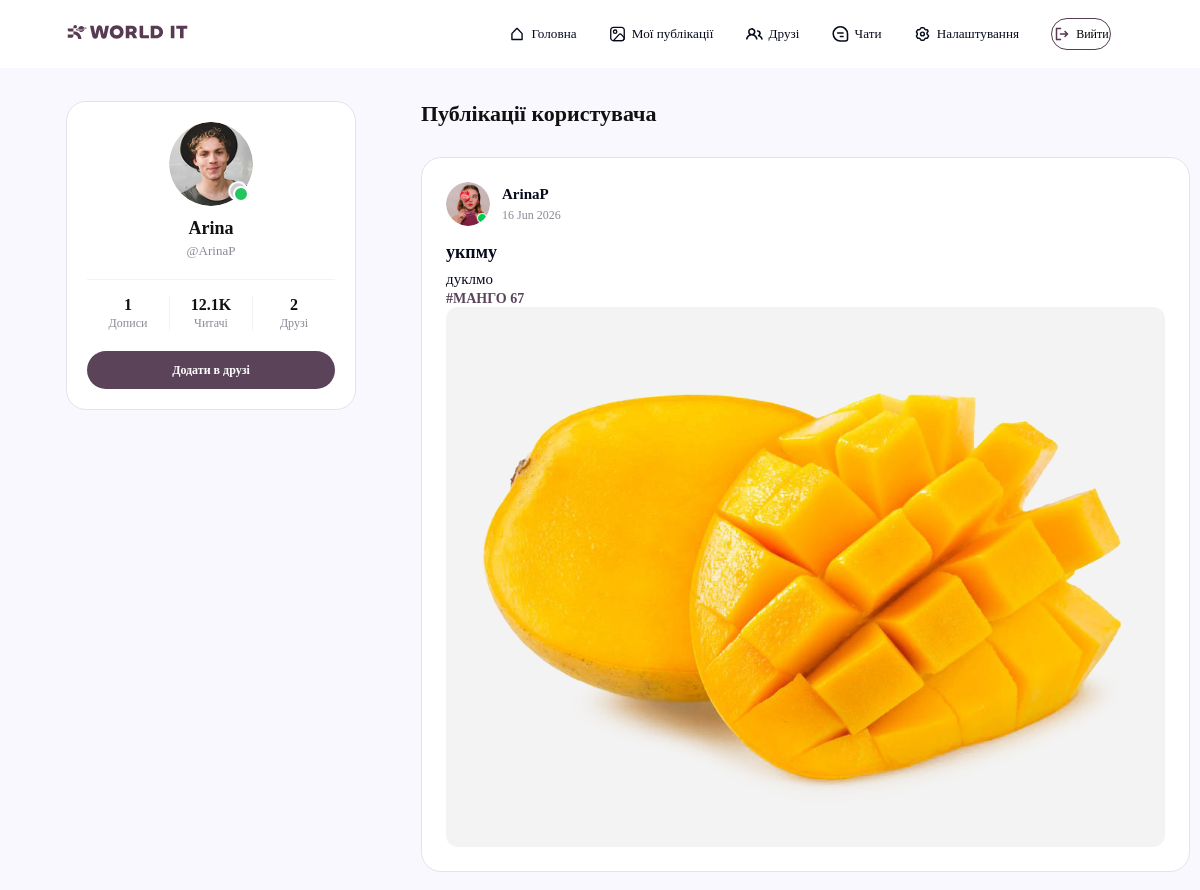
/profile/ArinaP/ (signed in), run on the app's committed database.
### user_app/models.py (models this page shows)
class User(AbstractUser):
    username = models.CharField(
        max_length= 150,
        blank= True,
        null= True
    )
    email = models.EmailField(
        unique= True
    )
    USERNAME_FIELD = 'email'
    REQUIRED_FIELDS = []

### posts_app/models.py (models this page shows, shortened)
class Post(models.Model):
    title = models.CharField(max_length=250)
    topic = models.CharField(max_length=250, blank=True, null=True)
    content = models.TextField()
    created_at = models.DateField(auto_now_add=True)
    updated_at = models.DateField(auto_now=True)
    author = models.ForeignKey(
        settings.AUTH_USER_MODEL,
        on_delete=models.CASCADE,
        related_name='posts'
    )
    tags = models.ManyToManyField(to='Tag', related_name='posts')
    class Meta:
        db_table = "post_app_post"

class Tag(models.Model):
    name = models.CharField(max_length=100)
    class Meta:
        db_table = "post_app_tag"

class PostImage(models.Model):
    original_image = models.ImageField(upload_to="post_photos/original")
    compressed_image = models.ImageField(upload_to="post_photos/compressed")
    post = models.ForeignKey(
        to='Post',
        on_delete=models.CASCADE,
        related_name='images'
    )
    class Meta:
        db_table = "post_app_postimage"

### user_app/views.py (the view)
# urls.py: path('profile/<str:username>/', UserProfileView.as_view(), name='user_profile'),
class UserProfileView(LoginRequiredMixin, TemplateView):
    template_name = 'user_app/particles/friends_account.html'
    def get_context_data(self, **kwargs):
        context = super().get_context_data(**kwargs)
        username_param = self.kwargs.get('username')
        if not username_param or username_param in ['None', 'none', 'null', '']:
            raise Http404("Некоректний ідентифікатор користувача")
        profile_user = None
        try:
            profile_user = User.objects.get(username=username_param)
        except User.DoesNotExist:
            if username_param.isdigit():
                profile_user = get_object_or_404(User, id=int(username_param))
            else:
                profile_user = User.objects.filter(email=username_param).first()
        if not profile_user:
            profile_user = get_object_or_404(User, username=username_param)
        context['profile_user'] = profile_user
        current_user = self.request.user
        friendship = Friendship.objects.filter(
            (models.Q(from_user=current_user, to_user=profile_user) |
             models.Q(from_user=profile_user, to_user=current_user))
        ).first()
        if friendship:
            if friendship.status == 'accepted':
                context['friendship_status'] = 'friends'
            elif friendship.status == 'pending':
                if friendship.from_user == current_user:
                    context['friendship_status'] = 'sent'
                else:
                    context['friendship_status'] = 'received'
        else:
            context['friendship_status'] = 'none'
        try:
            user_posts = profile_user.posts.all().order_by('-created_at')
            context['posts'] = user_posts
            context['posts_count'] = user_posts.count()
        except AttributeError:
            try:
                user_posts = Post.objects.filter(author=profile_user).order_by('-created_at')
                context['posts'] = user_posts
                context['posts_count'] = user_posts.count()
            except ImportError:
                context['posts'] = []
                context['posts_count'] = 0
        try:
            context['friends_count'] = get_user_by_section(profile_user, 'friends').count()
        except Exception:
            context['friends_count'] = 222
        context['followers_count'] = "12.1K"
        return context

### user_app/utils/friend_queries.py (called while the page is built, shortened)
def get_user_by_section(user: User, section):
    if section == 'requests':
        return User.objects.filter(sent_friendships__to_user = user, sent_friendships__status = 'pending').order_by('id')
    if section == 'friends':
        sent_friend_ids = list(user.sent_friendships.filter(status= 'accepted').values_list('to_user_id', flat= True))
        received_friend_ids = list(user.received_friendships.filter(status= 'accepted').values_list('from_user_id', flat= True))
        return User.objects.filter(id__in= sent_friend_ids + received_friend_ids).order_by('id')

### user_app/templates/user_app/particles/friends_account.html (shortened to what this page needs)
{% extends 'base.html' %}
{% load static %}
{% block links %}
    <link rel="stylesheet" href="{% static 'user_app/css/sidebar.css' %}">
{% endblock links %}
{% block content %}
<div class="custom-profile-grid" style="display: flex !important; flex-direction: row !important; gap: 30px; width: 100%; max-width: 1140px; margin: 0; align-items: start; box-sizing: border-box;">
    <div class="custom-aside-column" style="width: 290px; flex-shrink: 0; display: flex; flex-direction: column; gap: 16px; box-sizing: border-box;">
        <div class="custom-card-container" style="display: flex; flex-direction: column; justify-content: center; align-items: center; width: 100%; background-color: #FFFFFF; border: 1px solid #E3E3E8; border-radius: 20px; padding: 20px; box-sizing: border-box;">
            <div class="custom-profile-head" style="display: flex; flex-direction: column; align-items: center; text-align: center; width: 100%; margin-bottom: 20px;">
                <div class="custom-avatar-wrapper" style="position: relative; width: 84px; height: 84px; margin-bottom: 12px;">
                    {% if profile_user.avatar %}
                        <img src="{{ profile_user.avatar.url }}" alt="Avatar" style="width: 100%; height: 100%; border-radius: 50%; object-fit: cover;">
                    {% else %}
                        <img src="{% static 'icons/User1.png' %}" alt="Avatar" style="width: 100%; height: 100%; border-radius: 50%; object-fit: cover;">
                    {% endif %}
                </div>
                <div class="custom-profile-name">
                    <h3 style="font-size: 18px; font-weight: 700; color: #111111; margin: 0 0 4px 0;">
                        {% if profile_user.first_name or profile_user.last_name %}
                            {{ profile_user.first_name }} {{ profile_user.last_name }}
                        {% else %}
                            Користувач #{{ profile_user.id }}
                        {% endif %}
                    </h3>
                    <p style="font-size: 13px; font-weight: 500; color: #8A8A96; margin: 0;">@{{ profile_user.username }}</p>
                </div>
            </div>
            <div class="custom-profile-info" style="display: flex; justify-content: space-between; align-items: center; width: 100%; border-top: 1px solid #F3F3F6; padding-top: 16px;">
                <div class="custom-info-item" style="display: flex; flex-direction: column; align-items: center; flex: 1;">
                    <h3 style="font-size: 16px; font-weight: 700; color: #111111; margin: 0 0 2px 0;">{{ posts_count|default:"0" }}</h3>
                    <p style="font-size: 12px; font-weight: 500; color: #8A8A96; margin: 0;">Дописи</p>
                </div>
                <div class="custom-info-item" style="display: flex; flex-direction: column; align-items: center; flex: 1; border-left: 1px solid #F3F3F6; border-right: 1px solid #F3F3F6;">
                    <h3 style="font-size: 16px; font-weight: 700; color: #111111; margin: 0 0 2px 0;">{{ followers_count|default:"12.1K" }}</h3>
                    <p style="font-size: 12px; font-weight: 500; color: #8A8A96; margin: 0;">Читачі</p>
                </div>
                <div class="custom-info-item" style="display: flex; flex-direction: column; align-items: center; flex: 1;">
                    <h3 style="font-size: 16px; font-weight: 700; color: #111111; margin: 0 0 2px 0;">{{ friends_count|default:"222" }}</h3>
                    <p style="font-size: 12px; font-weight: 500; color: #8A8A96; margin: 0;">Друзі</p>
                </div>
            </div>
            <div class="friend-actions-container" id="friend-actions-block" style="display: flex; gap: 10px; width: 100%; box-sizing: border-box;">
                {% if friendship_status != 'self' %}
                    {% if friendship_status == 'none' %}
                        <button class="btn-sidebar-action btn-friend-accept full-width-btn" data-user-id="{{ profile_user.id }}" data-action="send">
                            Додати в друзі
                        </button>
                    {% elif friendship_status == 'sent' %}
                        <button class="btn-sidebar-action btn-friend-reject full-width-btn" data-user-id="{{ profile_user.id }}" data-action="reject_or_delete">
                            Скасувати запит
                        </button>
                    {% elif friendship_status == 'friends' %}
                        <button class="btn-sidebar-action btn-friend-reject full-width-btn" data-user-id="{{ profile_user.id }}" data-action="reject_or_delete">
                            Видалити з друзів
                        </button>
                    {% endif %}
                {% endif %}
            </div>
        </div>
    </div>
    <div class="custom-posts-column" style="flex: 1; display: flex; flex-direction: column; gap: 20px; width: 100%; box-sizing: border-box;">
        <h1 class="page-title" style="font-size: 22px; font-weight: 700; color: #111111; margin: 0 0 10px 0;">Публікації користувача</h1>
        <div class="posts-list" style="display: flex; flex-direction: column; gap: 20px; width: 100%;">
            {% for post in posts %}
            <div class="post-card" style="pointer-events: none; user-select: none;">
                <div class="card-header">
                    <div class="author-block">
                        {% if profile_user.avatar %}
                            <img src="{{ profile_user.avatar.url }}" class="author-ava">
                        {% else %}
                            <img src="{% static 'icons/example-photo.png' %}" class="author-ava">
                        {% endif %}
                        <div class="author-meta">
                            <h4>{{ post.author.username }}</h4>
                            <span>{{ post.created_at|date:"d M Y" }}</span>
                        </div>
                    </div>
                </div>
                <div class="card-body">
                    <h3 class="post-title">{{ post.title }}</h3>
                    <p class="post-text">{{ post.content }}</p>
                    <div class="post-tags">
                        {% for tag in post.tags.all %}
                            <span class="tag-item">#{{ tag.name }}</span>
                        {% endfor %}
                    </div>
                    <div class="post-image-grid">
                        {% for img in post.images.all %}
                            <div class="grid-image-item">
                                <img src="{{ img.original_image.url }}" alt="post image">
                            </div>
                        {% endfor %}
                    </div>
                </div>
            </div>
            {% empty %}
                <p class="no-posts">
                    Користувач ще не створив жодної публікації.
                </p>
            {% endfor %}
        </div>
    </div>
</div>
{% endblock content %}

### static/css/base.css (style rules this page uses)
* { padding: 0; margin: 0; box-sizing: border-box; text-decoration: none; font-family: 'GT Walsheim Pro'; }
body { background-color: #FAF8FF; font-family: 'GT Walsheim Pro'; }

### user_app/static/user_app/css/sidebar.css (style rules this page uses)
.custom-profile-grid { display: flex !important; flex-direction: row !important; gap: 50px; width: 100%; align-items: start; box-sizing: border-box; margin: 15px 0px 0px 0px !important; }
.custom-aside-column { width: 290px; flex-shrink: 0; display: flex; flex-direction: column; gap: 16px; box-sizing: border-box; margin: 0px; }
.custom-card-container { display: flex; flex-direction: column; justify-content: center; align-items: center; width: 24.36599731445313vw; background-color: #FFFFFF; border: 1px solid #E3E3E8; border-radius: 5px; padding: 24px 20px; box-sizing: border-box; }
.custom-profile-head { display: flex; flex-direction: column; align-items: center; text-align: center; width: 100%; margin-bottom: 20px; }
.custom-avatar-wrapper { position: relative; width: 84px; height: 84px; margin-bottom: 12px; }
.custom-avatar-wrapper img { width: 100%; height: 100%; border-radius: 50%; object-fit: cover; display: block; }
.custom-avatar-wrapper::after { content: ''; position: absolute; bottom: 4px; right: 4px; width: 12px; height: 12px; background-color: #22C55E; border: 2px solid #FFFFFF; border-radius: 50%; }
.custom-profile-name h3 { font-size: 18px; font-weight: 700; color: #111111; margin: 0 0 4px 0; }
.custom-profile-name p { font-size: 13px; font-weight: 500; color: #8A8A96; margin: 0; }
.custom-profile-info { display: flex; justify-content: space-between; align-items: center; width: 100%; border-top: 1px solid #F3F3F6; padding-top: 16px; }
.custom-info-item { display: flex; flex-direction: column; align-items: center; flex: 1; }
.custom-info-item h3 { font-size: 16px; font-weight: 700; color: #111111; margin: 0 0 2px 0; }
.custom-info-item p { font-size: 12px; font-weight: 500; color: #8A8A96; margin: 0; }
.friend-actions-container { display: flex; gap: 8px; width: 100%; justify-content: center; margin-top: 20px !important; }
.btn-sidebar-action { flex: 1; height: 38px; border-radius: 99px; font-size: 12px; font-weight: 600; cursor: pointer; text-align: center; transition: all 0.2s ease; box-sizing: border-box; }
.btn-friend-accept { background: #5B445A; color: #FFFFFF; border: none; }
.full-width-btn { flex: none; width: 100%; }
.custom-posts-column { flex: none !important; display: flex !important; flex-direction: column !important; gap: 20px !important; width: 64.09vw !important; box-sizing: border-box !important; margin: 0px 0px 0px 35px !important; }
.post-card { background: #FFFFFF; border: 1px solid #E3E3E8; border-radius: 20px; padding: 24px; display: flex; flex-direction: column; gap: 16px; box-sizing: border-box; width: 100%; }
.card-header { display: flex; justify-content: space-between; align-items: center; }
.author-block { display: flex; align-items: center; gap: 12px; }
.author-ava { width: 44px; height: 44px; border-radius: 50%; object-fit: cover; }
.author-meta h4 { font-size: 15px; font-weight: 700; color: #070A1C; margin: 0 0 2px 0; }
.author-meta span { font-size: 12px; color: #8A8A96; }
.post-title { font-size: 18px; font-weight: 700; color: #070A1C; margin: 0 0 4px 0; }
.post-text { font-size: 15px; line-height: 1.6; color: #070A1C; margin: 0; }
.post-tags { display: flex; flex-wrap: wrap; gap: 8px; }
.tag-item { font-size: 14px; color: #5B445A; font-weight: 600; }
.post-image-grid { display: grid; grid-template-columns: repeat(auto-fit, minmax(200px, 1fr)); gap: 12px; width: 100%; }
.grid-image-item { position: relative; border-radius: 12px; overflow: hidden; background-color: #f3f3f3; aspect-ratio: 4 / 3; }
.grid-image-item img { width: 100%; height: 100%; object-fit: cover; display: block; }
.post-image-grid:has(.grid-image-item:nth-child(1):last-child) { grid-template-columns: 1fr; }

### data on the page
User: first_name "Arina", username "ArinaP"
Post: author.username "ArinaP", created_at "16 Jun 2026", title "укпму", content "дуклмо"
Tag: name "МАНГО 67"
PostImage: original_image (picture)

### other printed values
{{ posts_count|default:"0" }} "1"
{{ followers_count|default:"12.1K" }} "12.1K"
{{ friends_count|default:"222" }} "2"
